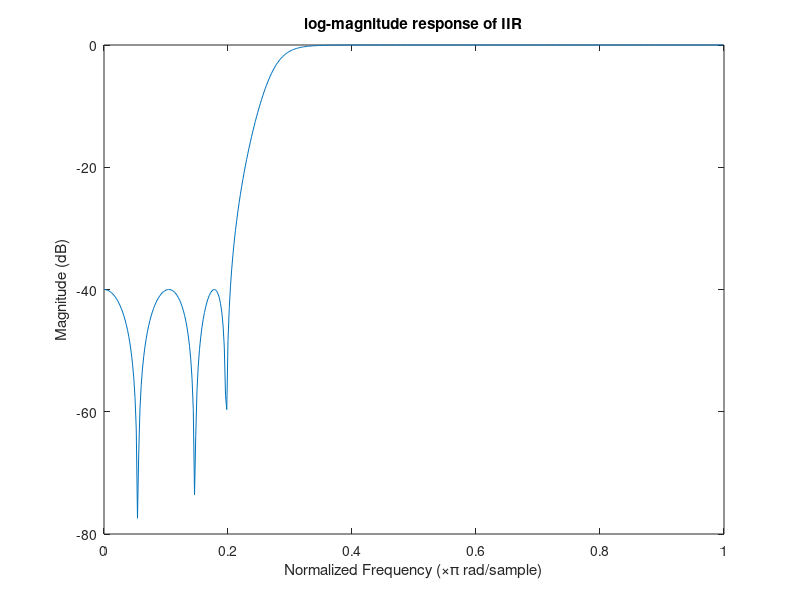
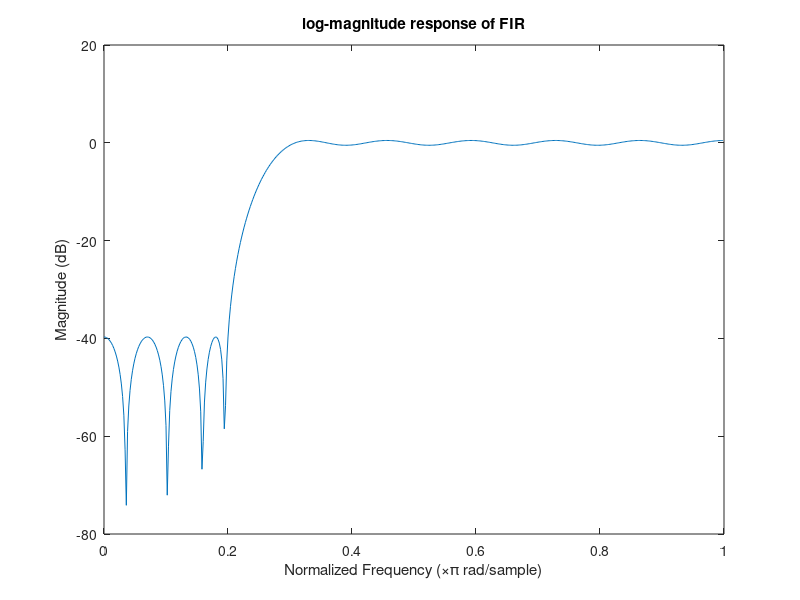
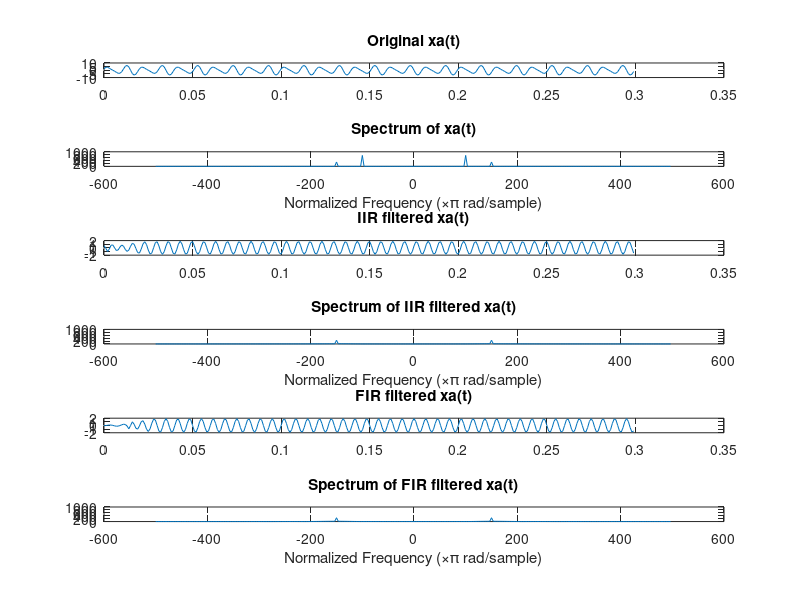

MATLAB code for these plots, in order:
clc;
close all;
clear all;
%%  3
% 題目要求此filter應有monotone passband 和 equiripple stopband ，
% 並且要將100-Hz的部分壓制40dB以上，表示此filter是Chebyshev type2的highpass filter
% (a)
fs = 1000;
Ws = 100/(fs/2); 
Wp = 150/(fs/2);
Rs = 40;
Rp = 1;
[n, Ws] = cheb2ord(Wp, Ws, Rp, Rs);
[b, a] = cheby2(n, Rs, Ws, 'high');
[H,w] = freqz(b,a,1000,'whole');
H = H(1:500); 
w = w(1:500);
Magnitude = abs(H);
Magnitude_dB = mag2db(Magnitude);
figure();
plot(w/pi,Magnitude_dB); 
xlabel('Normalized Frequency (\times\pi rad/sample)');
ylabel('Magnitude (dB)');
title('log-magnitude response of IIR');

% (b)
fs = 1000;
Ws = 100/(fs/2); 
Wp = 150/(fs/2);
Rs = 40;
Rp = 1;
%----db2delta----
K = 10^(Rp/20);
delta1 = (K-1)/(K+1);
delta2 = (1+delta1)*(10^(-Rs/20));
[n,f,m,weights] = firpmord([Ws,Wp],[0,1], [delta2,delta1]);
B = firpm(n,f,m,weights);
[H,w] = freqz(B,1,1000,'whole');
Magnitude_dB = mag2db(abs(H(1:500)));
w = w(1:500);
figure();
plot(w/pi,Magnitude_dB);
xlabel('Normalized Frequency (\times\pi rad/sample)');
ylabel('Magnitude (dB)');
title('log-magnitude response of FIR');

% (c)
% 在part(c)的圖中，觀察xa(t)的頻譜可以發現，在濾波前，
% xa(t)的頻譜主要就是100Hz和150Hz最大，但由右下的頻譜可以發現，
% 濾波後xa(t)的頻譜只剩150Hz，100Hz的部分被濾掉了，
% 表示設計出的濾波器都有確實的濾掉100Hz的成分。
fs = 1000;  N = 300;
Ws = 100/(fs/2); 
Wp = 150/(fs/2);
Rs = 40;
Rp = 1; 
dt = 1/fs;
t = 0: dt : (N-1)*dt;
xa = 5*sin(200*pi*t)+2*cos(300*pi*t);
f_axis = (-N/2:N/2-1)*fs/N;
F_xa = abs(fftshift(fft(xa)));
F_xa = F_xa(1:N);
figure()
subplot(6,1,1);
plot(t,xa);
title('Original xa(t)');
subplot(6,1,2);
plot(f_axis,F_xa);
title('Spectrum of xa(t)');
ylim([0 1000]);
xlabel('Normalized Frequency (\times\pi rad/sample)');
%----the processing result of (a)----
[n, Ws] = cheb2ord(Wp, Ws, Rp, Rs);
[b, a] = cheby2(n, Rs, Ws, 'high');
result_a = filter(b,a,xa);
subplot(6,1,3);
plot(t,result_a);
title('IIR filtered xa(t)');
F_result_a = abs(fftshift(fft(result_a)));
F_result_a = F_result_a(1:N);
subplot(6,1,4);
plot(f_axis,F_result_a);
title('Spectrum of IIR filtered xa(t)');
ylim([0 1000]);
xlabel('Normalized Frequency (\times\pi rad/sample)');
%----the processing result of (b)----
K = 10^(Rp/20);
delta1 = (K-1)/(K+1);
delta2 = (1+delta1)*(10^(-Rs/20));
[n,f,m,weights] = firpmord([Ws,Wp],[0,1],[delta2,delta1]);
B = firpm(n,f,m,weights);
result_b = filter(B,1,xa);
subplot(6,1,5);
plot(t,result_b);
title('FIR filtered xa(t)');
F_result_b = abs(fftshift(fft(result_b)));
F_result_b = F_result_b(1:N);
subplot(6,1,6);
plot(f_axis,F_result_b);
title('Spectrum of FIR filtered xa(t)');
ylim([0 1000]);
xlabel('Normalized Frequency (\times\pi rad/sample)');
